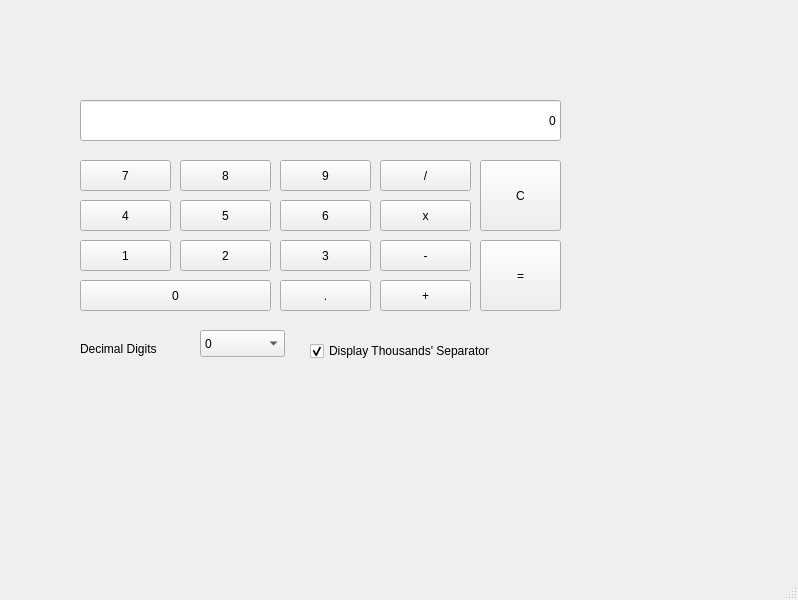
<?xml version="1.0" encoding="UTF-8"?>
<ui version="4.0">
 <class>MainWindow</class>
 <widget class="QMainWindow" name="MainWindow">
  <property name="geometry">
   <rect>
    <x>0</x>
    <y>0</y>
    <width>798</width>
    <height>600</height>
   </rect>
  </property>
  <property name="windowTitle">
   <string>MainWindow</string>
  </property>
  <property name="layoutDirection">
   <enum>Qt::LeftToRight</enum>
  </property>
  <property name="autoFillBackground">
   <bool>false</bool>
  </property>
  <widget class="QWidget" name="centralwidget">
   <widget class="QLineEdit" name="disline">
    <property name="geometry">
     <rect>
      <x>80</x>
      <y>100</y>
      <width>481</width>
      <height>41</height>
     </rect>
    </property>
    <property name="layoutDirection">
     <enum>Qt::LeftToRight</enum>
    </property>
    <property name="text">
     <string>0</string>
    </property>
    <property name="frame">
     <bool>true</bool>
    </property>
    <property name="alignment">
     <set>Qt::AlignRight|Qt::AlignTrailing|Qt::AlignVCenter</set>
    </property>
   </widget>
   <widget class="QPushButton" name="num7">
    <property name="geometry">
     <rect>
      <x>80</x>
      <y>160</y>
      <width>91</width>
      <height>31</height>
     </rect>
    </property>
    <property name="text">
     <string>7</string>
    </property>
   </widget>
   <widget class="QPushButton" name="num8">
    <property name="geometry">
     <rect>
      <x>180</x>
      <y>160</y>
      <width>91</width>
      <height>31</height>
     </rect>
    </property>
    <property name="text">
     <string>8</string>
    </property>
   </widget>
   <widget class="QPushButton" name="num9">
    <property name="geometry">
     <rect>
      <x>280</x>
      <y>160</y>
      <width>91</width>
      <height>31</height>
     </rect>
    </property>
    <property name="text">
     <string>9</string>
    </property>
   </widget>
   <widget class="QPushButton" name="signdiv">
    <property name="geometry">
     <rect>
      <x>380</x>
      <y>160</y>
      <width>91</width>
      <height>31</height>
     </rect>
    </property>
    <property name="text">
     <string>/</string>
    </property>
   </widget>
   <widget class="QPushButton" name="signmul">
    <property name="geometry">
     <rect>
      <x>380</x>
      <y>200</y>
      <width>91</width>
      <height>31</height>
     </rect>
    </property>
    <property name="text">
     <string>x</string>
    </property>
   </widget>
   <widget class="QPushButton" name="num6">
    <property name="geometry">
     <rect>
      <x>280</x>
      <y>200</y>
      <width>91</width>
      <height>31</height>
     </rect>
    </property>
    <property name="text">
     <string>6</string>
    </property>
   </widget>
   <widget class="QPushButton" name="num5">
    <property name="geometry">
     <rect>
      <x>180</x>
      <y>200</y>
      <width>91</width>
      <height>31</height>
     </rect>
    </property>
    <property name="text">
     <string>5</string>
    </property>
   </widget>
   <widget class="QPushButton" name="num4">
    <property name="geometry">
     <rect>
      <x>80</x>
      <y>200</y>
      <width>91</width>
      <height>31</height>
     </rect>
    </property>
    <property name="text">
     <string>4</string>
    </property>
   </widget>
   <widget class="QPushButton" name="signmin">
    <property name="geometry">
     <rect>
      <x>380</x>
      <y>240</y>
      <width>91</width>
      <height>31</height>
     </rect>
    </property>
    <property name="text">
     <string>-</string>
    </property>
   </widget>
   <widget class="QPushButton" name="num3">
    <property name="geometry">
     <rect>
      <x>280</x>
      <y>240</y>
      <width>91</width>
      <height>31</height>
     </rect>
    </property>
    <property name="text">
     <string>3</string>
    </property>
   </widget>
   <widget class="QPushButton" name="num2">
    <property name="geometry">
     <rect>
      <x>180</x>
      <y>240</y>
      <width>91</width>
      <height>31</height>
     </rect>
    </property>
    <property name="text">
     <string>2</string>
    </property>
   </widget>
   <widget class="QPushButton" name="num1">
    <property name="geometry">
     <rect>
      <x>80</x>
      <y>240</y>
      <width>91</width>
      <height>31</height>
     </rect>
    </property>
    <property name="text">
     <string>1</string>
    </property>
   </widget>
   <widget class="QPushButton" name="signadd">
    <property name="geometry">
     <rect>
      <x>380</x>
      <y>280</y>
      <width>91</width>
      <height>31</height>
     </rect>
    </property>
    <property name="text">
     <string>+</string>
    </property>
   </widget>
   <widget class="QPushButton" name="dot">
    <property name="geometry">
     <rect>
      <x>280</x>
      <y>280</y>
      <width>91</width>
      <height>31</height>
     </rect>
    </property>
    <property name="text">
     <string>.</string>
    </property>
   </widget>
   <widget class="QPushButton" name="num0">
    <property name="geometry">
     <rect>
      <x>80</x>
      <y>280</y>
      <width>191</width>
      <height>31</height>
     </rect>
    </property>
    <property name="text">
     <string>0</string>
    </property>
   </widget>
   <widget class="QPushButton" name="signdel">
    <property name="geometry">
     <rect>
      <x>480</x>
      <y>160</y>
      <width>81</width>
      <height>71</height>
     </rect>
    </property>
    <property name="text">
     <string>C</string>
    </property>
   </widget>
   <widget class="QPushButton" name="signequ">
    <property name="geometry">
     <rect>
      <x>480</x>
      <y>240</y>
      <width>81</width>
      <height>71</height>
     </rect>
    </property>
    <property name="text">
     <string>=</string>
    </property>
   </widget>
   <widget class="QLabel" name="diglabel">
    <property name="geometry">
     <rect>
      <x>80</x>
      <y>340</y>
      <width>111</width>
      <height>17</height>
     </rect>
    </property>
    <property name="text">
     <string>Decimal Digits</string>
    </property>
   </widget>
   <widget class="QCheckBox" name="septhousand">
    <property name="geometry">
     <rect>
      <x>310</x>
      <y>340</y>
      <width>231</width>
      <height>22</height>
     </rect>
    </property>
    <property name="autoFillBackground">
     <bool>true</bool>
    </property>
    <property name="text">
     <string>Display Thousands' Separator</string>
    </property>
    <property name="checked">
     <bool>true</bool>
    </property>
   </widget>
   <widget class="QComboBox" name="numdigits">
    <property name="geometry">
     <rect>
      <x>200</x>
      <y>330</y>
      <width>85</width>
      <height>27</height>
     </rect>
    </property>
    <property name="currentIndex">
     <number>0</number>
    </property>
    <item>
     <property name="text">
      <string>0</string>
     </property>
    </item>
    <item>
     <property name="text">
      <string>1</string>
     </property>
    </item>
    <item>
     <property name="text">
      <string>2</string>
     </property>
    </item>
    <item>
     <property name="text">
      <string>3</string>
     </property>
    </item>
    <item>
     <property name="text">
      <string>4</string>
     </property>
    </item>
    <item>
     <property name="text">
      <string>5</string>
     </property>
    </item>
   </widget>
   <widget class="QLabel" name="procedure">
    <property name="geometry">
     <rect>
      <x>70</x>
      <y>370</y>
      <width>501</width>
      <height>31</height>
     </rect>
    </property>
    <property name="text">
     <string/>
    </property>
   </widget>
   <widget class="QLabel" name="label">
    <property name="geometry">
     <rect>
      <x>70</x>
      <y>440</y>
      <width>171</width>
      <height>91</height>
     </rect>
    </property>
    <property name="text">
     <string/>
    </property>
   </widget>
  </widget>
  <widget class="QMenuBar" name="menubar">
   <property name="geometry">
    <rect>
     <x>0</x>
     <y>0</y>
     <width>798</width>
     <height>25</height>
    </rect>
   </property>
  </widget>
  <widget class="QStatusBar" name="statusbar"/>
 </widget>
 <resources/>
 <connections/>
</ui>
